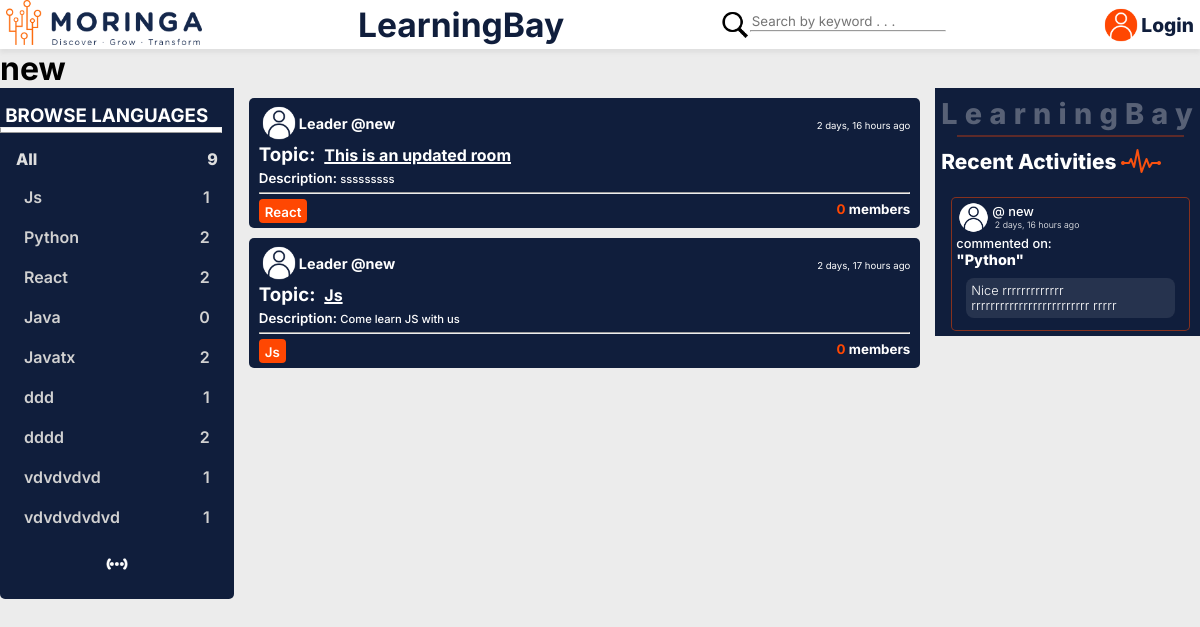
The page /profile/2 on the database its author committed.
### learning/models.py (models this page shows, shortened)
class Language(models.Model):
    name = models.CharField(max_length=20)

class Group(models.Model):
    leader = models.ForeignKey(User, on_delete=models.SET_NULL, null=True)
    name = models.CharField(max_length=200)
    language = models.ForeignKey(Language, on_delete=models.SET_NULL, null=True)
    description = models.TextField(null=True, blank=True) #blank is for submission, null is for the database
    members = models.ManyToManyField(User, related_name='members', blank=True)
    created = models.DateTimeField(auto_now_add=True) #once
    updated = models.DateTimeField(auto_now=True) #every time
    class Meta:
        ordering = ['-updated', '-created']
    def __str__(self):
        return self.name  #has to be a string if not convert str(value)

class Message(models.Model):
    user = models.ForeignKey(User, on_delete=models.CASCADE)
    group = models.ForeignKey(Group, on_delete=models.CASCADE)
    body = models.TextField()
    created = models.DateTimeField(auto_now_add=True) #once
    updated = models.DateTimeField(auto_now=True) #every time
    class Meta:
        ordering = ['-updated', '-created']
    def __str__(self):
        return self.body[0:50]

### learning/views.py (the view)
# urls.py: path('profile/<str:pk>', views.userProfile, name="profile"),
def userProfile(request, pk):
    user = User.objects.get(id=pk)
    groups = user.group_set.all()
    group_messages = user.message_set.all()
    languages = Language.objects.all()
    context = {'user': user, 'groups': groups, 'group_messages': group_messages, 'languages': languages,}
    return render(request, 'learning/profile.html', context)

### learning/templates/learning/profile.html (shortened to what this page needs)
{% extends 'base.html' %}
{% block content %}
    <h1>{{user.username}}</h1>
    <div class="profile">
        <div class="">
            {% include 'learning/languages_component.html' %}
        </div>
        <div class="">
            {% include 'learning/feed_component.html' %}
        </div>
        <div class="">
            {% include 'learning/activity_component.html' %}
        </div>
    </div>
{% endblock content %}

### learning/templates/learning/languages_component.html
{% load static %}
<div class="lang">
    <div class="lang__title">
        <h3>&nbsp;Browse&nbsp;Languages</h3>
    </div>
    <hr>
    <div class="lang__list">
        <div class="list__title">
            <a href="{% url 'home' %}">All <span> {{languages.count}}</span></a>
        </div>
        <div class="list">
            {% for lang in languages %}
            <a href="{% url 'home' %}?q={{lang.name}}">{{lang.name}} <span>{{lang.group_set.all.count }}</span></a>
            {% endfor %}
            <img src="{% static 'img/more.png' %}" alt="try" />
        </div>
    </div>
</div>

### learning/templates/learning/feed_component.html (shortened to what this page needs)
{% load static %}
<div class="feed">
    {% for group in groups %}
    <div class="feed__inner">
        <div class="feed__prof">
            <div class="">
                <div class="feed__name">
                    <img src="{% static 'img/userx.png' %}" alt=". . ." />
                    <a href="{% url 'profile' group.leader.id %}">Leader @{{group.leader.username}}</a>
                </div>
            </div>
            <div class="">
                <small class="feed__time">{{group.created | timesince }} ago</small>
            </div>
        </div>
        <div class="topic">
            <h3>Topic: &nbsp; </h3><a href="{% url 'group' group.id %}">{{ group.name }}</a>
        </div>
        <div class="desc">
            <h5>Description:&nbsp;</h5>
            <p>{{group.description}}</p>
        </div>
        <hr>
        <div class="feed__footer">
            <div class="feed__btn">
                <small class="feed__lang">{{group.language.name}}</small>
            </div>
            <small class="feed__members"><span class="feed__numbers">{{ group.members.all.count }}</span> members</small>
        </div>
    </div>
    {% endfor %}
</div>

### learning/templates/learning/activity_component.html (shortened to what this page needs)
{% load static %}
<div class="activity">
    <h2 class="bay">LearningBay</h2>
    <hr>
    <h3 class="activity__title">Recent Activities <img src="{% static 'img/pulse.png' %}" alt=". . ." /></h3>
    <div class="act__container">
        {% for message  in group_messages %}
        <div class="activity__card">
            <p class="activity__icon">
                <img src="{% static 'img/userx.png' %}" alt=". . ." />
                <span class="act__del">
                    <span class="activity__time">
                        <a href="{% url 'profile' message.user.id %}">@ {{message.user}}</a>
                        &nbsp;{{message.created | timesince }} ago
                    </span>
                </span>
            </p>
            <p class="act__comment">commented on: <p class="act__group">"{{message.group}}"</p>
            </p>
            <div class="act__mgroup">
                <div class="act__message">
                    <p>{{message}}</p>
                </div>
            </div>
        </div>
        {% endfor %}
    </div>
</div>

### static/styles/main.css (style rules this page uses)
* { font-family: 'Inter', sans-serif; margin: 0; text-decoration: none; box-sizing: border-box; }
body { background: #ECECEC; }
hr { color: #101E3C; }
.list img { width: 12%; align-self: center; margin-top: 1rem; }
.lang { display: flex; flex-direction: column; align-items: left; background-color: #101E3C; border-radius: 0px 0px 5px 5px; }
.lang__title { padding-top: 1rem; padding-left: .05rem; padding-right: 1rem; color: white; text-transform: uppercase; font-weight: 800; }
.lang hr { height: 6px; margin-right: 5%; left: 0px; background: #FFFFFF; transform: matrix(1, 0, 0, -1, 0, 0); }
.lang__list { padding: 1rem; }
.list__title a { color: #DEDEDE; font-weight: 800; text-decoration: none; display: flex; align-items: center; justify-content: space-between; }
.list { padding: .5rem; font-weight: 600; display: flex; flex-direction: column; }
.list a { color: #D1D1D1; display: flex; align-items: center; justify-content: space-between; padding: 10px 0px; }
.activity { display: flex; flex-direction: column; background-color: #101E3C; align-items: left; padding-left: 6px; }
.bay { font-weight: 800; font-size: 1.8rem; line-height: 2rem; margin-top: .6rem; letter-spacing: 0.25em; color: rgba(255, 255, 255, 0.3) }
.activity hr { margin-top: .31rem; border: 1.5px solid rgba(255, 69, 2, 0.322); margin-right: 1rem; margin-left: 1rem; }
.activity__title { color: white; font-weight: 800; font-size: 1.3rem; display: flex; align-items: center; justify-content: flex-start; }
.act__container { padding: 0px 10px 5px 10px; }
.activity__card { margin-top: 10px; background: #101E3C; border: 1.5px solid rgba(255, 69, 2, 0.493); border-radius: 5px; padding: 2px 4px; }
.activity__icon { display: flex; align-items: center; }
.act__del { display: flex; justify-content: space-between; align-items: center; width: 100%; margin-right: 2px; }
.activity__icon img { height: 35px; }
.activity__icon a { text-decoration: none; color: #FFFFFF; font-size: .8rem; font-weight: 500; }
.activity__time { display: flex; flex-direction: column; font-size: .55rem; font-weight: 300 !important; color: white; padding: 1px; }
.act__comment { color: #FFFFFF; font-weight: 500; font-size: .8rem; margin-top: .1rem; }
.act__group { color: #FFFFFF; font-size: .9rem; font-weight: 800; }
.act__mgroup { padding: 10px; }
.act__message { background: rgba(231, 231, 231, 0.1); border-radius: 8px; color: #FFFFFF; font-weight: 300; font-size: .8rem; padding: 5px; }
.feed { padding: 0px 15px 10px 15px; }
.feed__inner { background: #101E3C; margin-top: 10px; border-radius: 5px; padding: 5px 10px; }
.feed__prof { display: flex; align-items: center; justify-content: space-between; }
.feed__prof img { height: 40px; }
.feed__name { display: flex; align-items: center; font-weight: 700; font-size: .9rem; }
.feed__name a { color: #FFFFFF; }
.topic { color: #FFFFFF; display: flex; align-items: center; font-weight: 800; }
.topic a { color: #FFFFFF; font-weight: 700; text-decoration-line: underline; text-decoration-thickness: .1rem; }
.feed hr { color: #e9e9e9b2; }
.desc { padding: 4px 0px; display: flex; align-items: flex-start; }
.desc h5 { color: #FFFFFF; font-weight: 600; }
.desc p { color: #FFFFFF; font-weight: 500; font-size: .7rem; padding: 2px 0px; }
.feed__time { color: white; font-size: 0.6rem; }
.feed__lang { color: white; font-weight: 600; }
.feed__footer { display: flex; align-items: center; justify-content: space-between; }
.feed__btn { background: #FF4702; border-radius: 4px; width: max-content; padding: 2px 6px; margin-top: 5px; }
.feed__members { color: #FFFFFF; font-weight: 700; }
.feed__numbers { color: #FF4702; font-weight: 700; }

### learning/templates/learning/profile.html (style rules this page uses)
.profile { display: grid; grid-template-columns: 1fr 3fr 1fr; }

### rows shown on the page
Language: name "Js", group_set.all.count "1"
Language: name "Python", group_set.all.count "2"
Language: name "React", group_set.all.count "2"
Language: name "Java", group_set.all.count "0"
Language: name "Javatx", group_set.all.count "2"
Language: name "ddd", group_set.all.count "1"
Language: name "dddd", group_set.all.count "2"
Language: name "vdvdvdvd", group_set.all.count "1"
Language: name "vdvdvdvdvd", group_set.all.count "1"
Group: leader.username "new", created "2 days, 16 hours", name "This is an updated room", description "sssssssss", language.name "React", members.all.count "0"
Group: leader.username "new", created "2 days, 17 hours", name "Js", description "Come learn JS with us", language.name "Js", members.all.count "0"
Message: user "new", created "2 days, 16 hours", group "Python", body "Nice rrrrrrrrrrrrr rrrrrrrrrrrrrrrrrrrrrrrrr rrrrr"

### other values the page prints
{{ user.username }} "new"
{{ languages.count }} "9"
